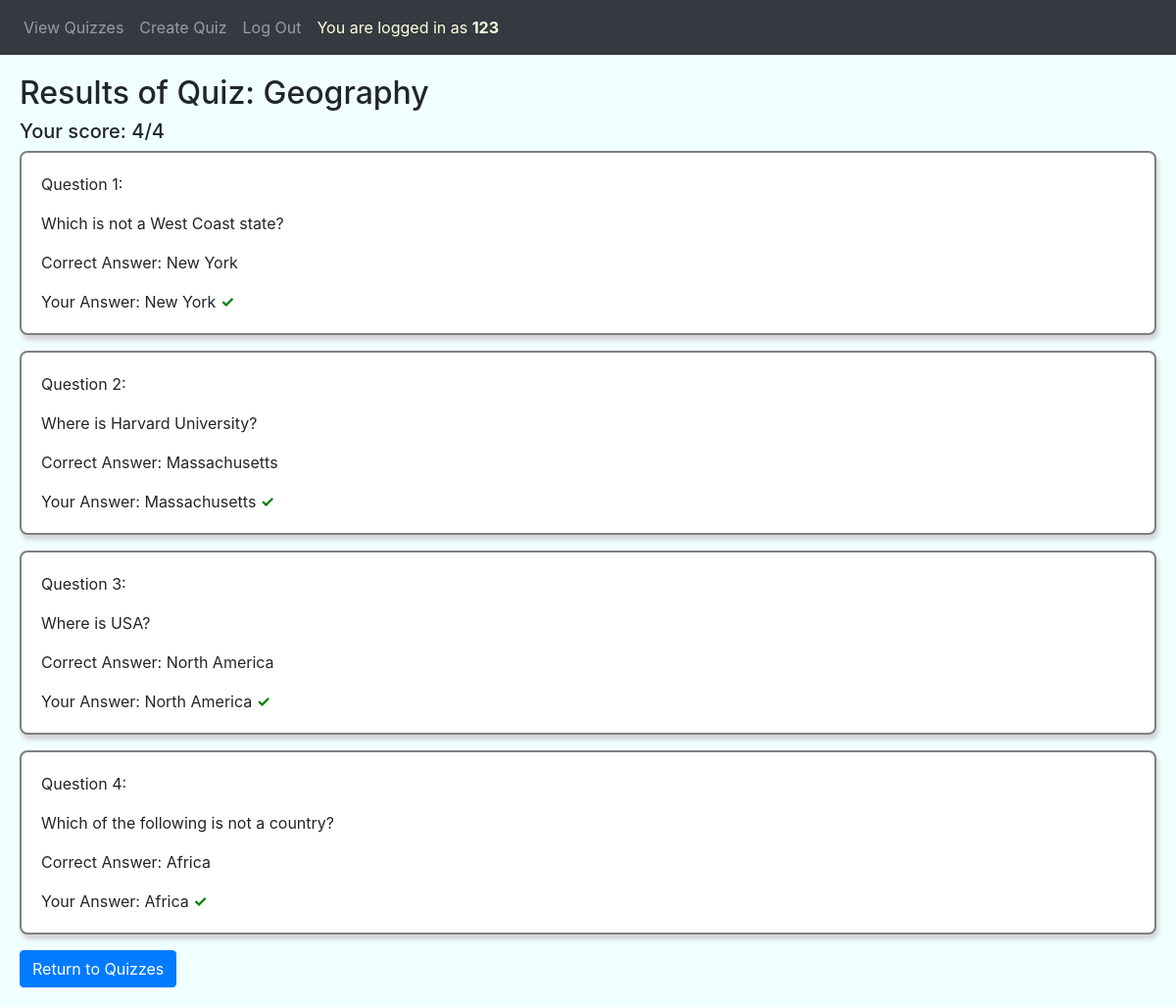
Page /result/5 (signed in) on the committed database.
### quiz/models.py (models this page shows, shortened)
class User(AbstractUser):
    def serialize(self):
        return {
            "id": self.id,
        }

class Quiz(models.Model):
    owner = models.ForeignKey("User", on_delete=models.CASCADE, related_name="owner")
    title = models.CharField(max_length=50)
    timestamp = models.DateTimeField(auto_now_add=True)
    answered = models.ManyToManyField("User", blank=True, related_name="answered")

class Question(models.Model):
    quiz = models.ForeignKey("Quiz", on_delete=models.CASCADE, related_name="quiz")
    question_description = models.CharField(max_length=300)

class Option(models.Model):
    question = models.ForeignKey("Question", on_delete=models.CASCADE, related_name="question")
    option_description = models.CharField(max_length=200)
    correct = models.BooleanField(default=False)
    chosen_user = models.ManyToManyField("User", blank=True, related_name="chosen_user")

### quiz/views.py (the view)
# urls.py: path("result/<int:quiz_id>", views.result, name="result"),
@login_required(login_url="/login")
def result(request, quiz_id):
    if not Quiz.objects.filter(id=quiz_id, answered__id__exact=request.user.id).exists():
        return render(request, "quiz/result.html", {
            "message": "You did not do the quiz!"
        })
    quiz = Quiz.objects.get(id=quiz_id)
    questions = Question.objects.filter(quiz=quiz)
    score = Score.objects.get(quiz=quiz, answerer=request.user)
    qnas = []
    for question in questions:
        qna = [question,]
        correct_option = Option.objects.get(question=question, correct=True)
        chosen_option = Option.objects.get(question=question, chosen_user__id__exact=request.user.id)
        qna.append(correct_option)
        qna.append(chosen_option)
        qnas.append(qna)
    return render(request, "quiz/result.html", {
        "quiz": quiz,
        "qnas": qnas,
        "score": score.result
    })

### quiz/templates/quiz/result.html
{% extends "quiz/layout.html" %}
{% block body %}
    <h2>Results of Quiz: {{quiz.title}}</h2>
        {% if message %}
            {{message}}<br><br>
        {% else %}
            <h5>Your score: {{score}}/{{qnas|length}}</h5>
            {% for qna in qnas %}
                <div class="form-group one-box">
                    <p>Question {{forloop.counter}}:</p>
                    <p>{{qna.0.question_description}}</p>
                    <p>Correct Answer: {{qna.1.option_description}}</p>
                    Your Answer: {{qna.2.option_description}}
                    {% if qna.1 == qna.2 %}
                        <strong id="tick">&#10003</strong>
                    {% else %}
                        <strong id="cross">&#10007</strong>
                    {% endif %}
                </div>
            {% endfor %}
        {% endif %}
    <a href="{% url 'index' %}" class="btn btn-primary">Return to Quizzes</a>
{% endblock %}

### quiz/templates/quiz/layout.html (shortened to what this page needs)
{% load static %}
<!DOCTYPE html>
<html lang="en">
    <head>
        <link rel="stylesheet" href="https://stackpath.bootstrapcdn.com/bootstrap/4.4.1/css/bootstrap.min.css">
        <link href="{% static 'quiz/styles.css' %}" rel="stylesheet">
    </head>
    <body>
        <nav class="navbar navbar-expand-lg navbar-dark bg-dark">
            <div>
                <ul class="navbar-nav mr-auto">
                <li class="nav-item">
                    <a class="nav-link" href="{% url 'index' %}">View Quizzes</a>
                </li>
                {% if user.is_authenticated %}
                    <li class="nav-item">
                        <a class="nav-link" href="{% url 'create' %}">Create Quiz</a>
                    </li>
                    <li class="nav-item">
                        <a class="nav-link" href="{% url 'logout' %}">Log Out</a>
                    </li>
                    <li class="nav-item">
                        <div id="user-indication">
                            You are logged in as <strong>{{request.user}}</strong>
                        </div>
                    </li>
                {% endif %}
                </ul>
            </div>
        </nav>
        <div class="body">
            {% block body %}
            {% endblock %}
        </div>
    </body>
</html>

### quiz/static/quiz/styles.css (style rules this page uses)
body { background-color: azure; }
.body { padding: 20px; }
#user-indication { padding: 8px; color: lightyellow; }
.one-box { border: 2px gray solid; background-color: white; box-shadow: 2px 5px 5px lightgray; padding: 20px; border-radius: 8px; }
#tick { color: green; }

### rows in the picture
User: user "123"
Quiz: title "Geography"
Question: question_description "Which is not a West Coast state?", option_description "New York"
Question: question_description "Where is Harvard University?", option_description "Massachusetts"
Question: question_description "Where is USA?", option_description "North America"
Question: question_description "Which of the following is not a country?", option_description "Africa"

### other values in the picture
{{ score }} "4"
{{ qnas|length }} "4"
